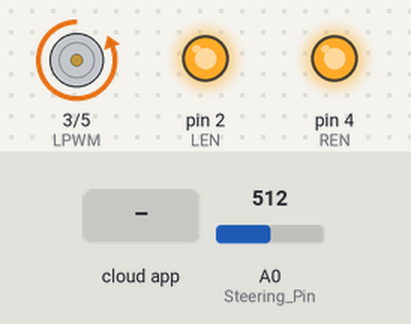
Bench run of a sketch on a simulated Arduino Uno, built with avr-gcc and run on an emulated ATmega328P. Shown: motor-driver pin pairs drawn as motors (green arrow = first pin HIGH = forward, orange = second pin HIGH = backward, longer = more drive), output pins drawn as LEDs (lit = HIGH). Inputs (shaded band) come from the test bench; at power-on: A0 (Steering_Pin) = 512. The ROS host is connected and sends only what is stated.

Above: at 1.2 s.
1.3 s: A0 (Steering_Pin) set to 306
At 1.87 s:
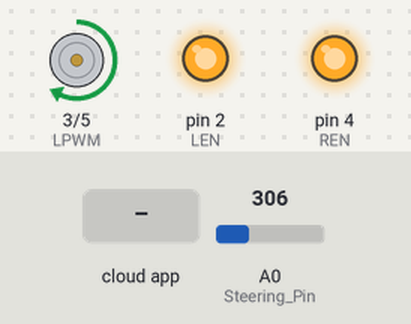
At 3.1 s:
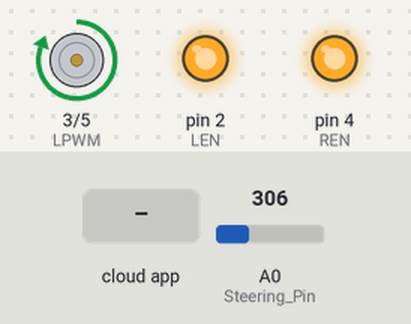
3.4 s: the phone or cloud app sets MotorControl to -100
At 3.85 s:
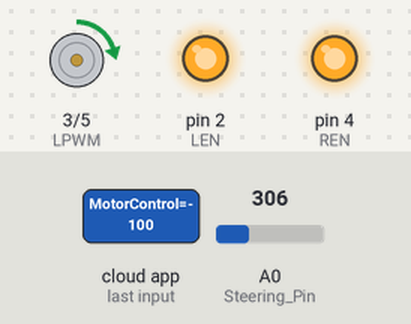
Timing chart, 0 to 6.4 s (numbered marks = the images above; inputs shaded):
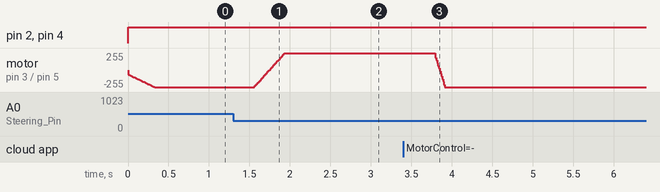

Measured:
- after the input at 1.3 s, motor on pin 3 (LPWM) / pin 5 (RPWM): moves from backward 255/255 to forward 255/255 over 0.38 s, starting after 0.26 s
- after the input at 3.4 s, motor on pin 3 (LPWM) / pin 5 (RPWM): moves from forward 255/255 to backward 255/255 over 0.13 s, starting after 0.39 s

The sketch:

MotorPidSub.ino
```cpp
#include <ros.h>
#include <std_msgs/Float32.h>

#define RPWM 5
#define LPWM 3
#define REN 4
#define LEN 2
#define Steering_Pin A0
#define SteeringCentre 250
#define SteeringMax 600
#define SteeringMin 70

float ExtraNeg = (float)90 / (float)(SteeringCentre - SteeringMin);
float ExtraPos = (float)118 / (float)(SteeringMax - SteeringCentre);
int denom = 0;
int desire = 450;
float kp = 1, kd = 0.1, ki = 0.1;
float curr_error = 0, prev_error = 0, diff_error = 0, sum_error = 0;
bool flag = 1;
float prev_ef = 0, ef = 0, alpha = 0.5;
ros::NodeHandle nh;

void motorCb(const std_msgs::Float32 &motor_msg) {
  desire = motor_msg.data;
}

ros::Subscriber<std_msgs::Float32> sub("MotorControl", &motorCb);

void motor_stop() {
  analogWrite(RPWM, 0);
  analogWrite(LPWM, 0);
  digitalWrite(REN, 0);
  digitalWrite(LEN, 0);
}

void setup() {
  Serial.begin(115200);
  pinMode(RPWM, OUTPUT);
  pinMode(LPWM, OUTPUT);
  pinMode(REN, OUTPUT);
  pinMode(LEN, OUTPUT);
  pinMode(A0, INPUT);

  nh.initNode();
  nh.subscribe(sub);
}

void loop() {
  int steer = analogRead(Steering_Pin);
  // Serial.println(steer);
  // denom = 800;
  digitalWrite(REN, 1);
  digitalWrite(LEN, 1);

  // // pid
  curr_error = steer - desire;
  if (abs(curr_error)<5) return;
  if(flag){
    flag = 0;
    prev_ef = curr_error;
  }
  ef = alpha*curr_error + (1-alpha)*prev_ef;
  // diff_error = curr_error - prev_error;
  diff_error = ef - prev_ef;
  sum_error += curr_error;
  float control = kp*curr_error + kd*diff_error + ki*sum_error;
  // prev_error = curr_error;
  prev_ef = ef;

  if (control > 0){
    analogWrite(LPWM, 0);
    analogWrite(RPWM, min(255,floor(abs(control))));
  } else if (control < 0) {
    analogWrite(RPWM, 0);
    analogWrite(LPWM, min(255,floor(abs(control))));
  } else {
    motor_stop();
  }

  // // variable p
  // float val = (steer - desire);
  // val /= 1023.0;
  // if (abs(val) < 0.35 && abs(val) > 0) val = (val / abs(val)) * 0.35;
  // if (abs(val) > 1) val = val / abs(val);

  // float x = 255 * val;

  // if (x > 0) {
  //   analogWrite(LPWM, 0);
  //   analogWrite(RPWM, floor(abs(x)));
  // } else if (x < 0) {
  //   analogWrite(RPWM, 0);
  //   analogWrite(LPWM, floor(abs(x)));
  // } else {
  //   motor_stop();
  // }

  nh.spinOnce();  // Process incoming messages
  delay(10);      // Avoid excessive CPU usage
}
```
